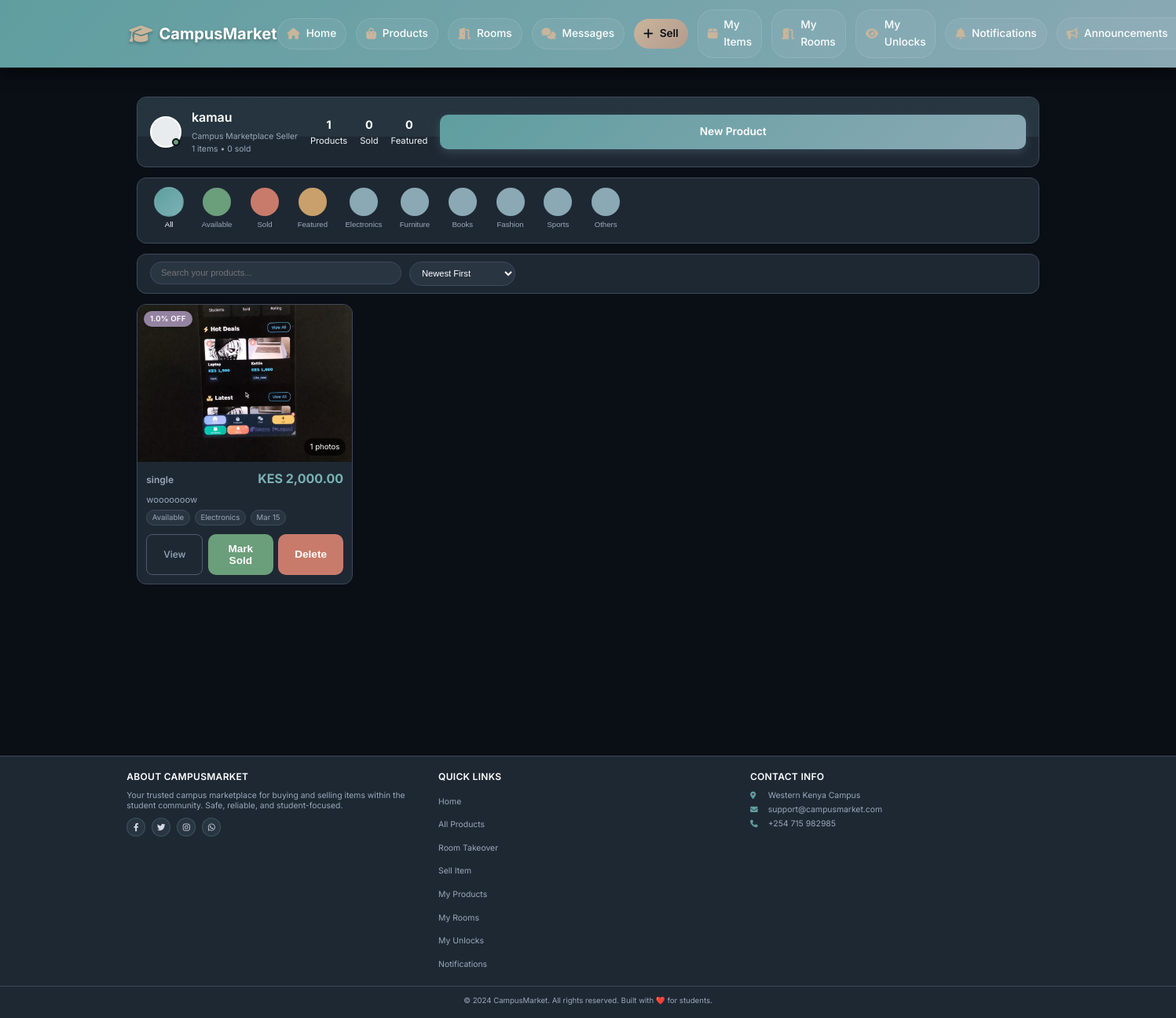
/my-products (signed in), run on the app's committed database.
### app/models.py (models this page shows, shortened)
class User(UserMixin, db.Model):
    __tablename__ = 'users'
    id = db.Column(db.Integer, primary_key=True)
    username = db.Column(db.String(80), unique=True, nullable=False)
    email = db.Column(db.String(120), unique=True, nullable=False)
    password_hash = db.Column(db.String(128))
    phone = db.Column(db.String(20))
    created_at = db.Column(db.DateTime, default=datetime.utcnow)
    google_id = db.Column(db.String(100), unique=True, nullable=True)
    profile_picture = db.Column(db.String(500), nullable=True)
    products = db.relationship('Product',
        foreign_keys='Product.seller_id',
        back_populates='seller',
        lazy=True
    )
    payments = db.relationship('Payment',
        back_populates='payment_user',
        lazy=True
    )
    phone_number = db.Column(db.String(20))
    campus_location = db.Column(db.String(100))
    hostel_name = db.Column(db.String(100))
    hostel_room = db.Column(db.String(20))
    whatsapp_number = db.Column(db.String(20))
    show_contact_details = db.Column(db.Boolean, default=True)
    contact_preference = db.Column(db.String(20), default='whatsapp')
    is_admin = db.Column(db.Boolean, default=False)
    conversations_as_buyer = db.relationship('Chat',
        foreign_keys='Chat.buyer_id',
        back_populates='buyer',
        lazy=True,
        cascade='all, delete-orphan'
    )
    conversations_as_seller = db.relationship('Chat',
        foreign_keys='Chat.seller_id',
        back_populates='seller',
        lazy=True,
        cascade='all, delete-orphan'
    )
    sent_messages = db.relationship('Message',
        foreign_keys='Message.sender_id',
        back_populates='sender',
        lazy=True,
        cascade='all, delete-orphan'
    )
    sent_offers = db.relationship('Offer',
        foreign_keys='Offer.buyer_id',
        back_populates='offer_buyer',
        lazy=True
    )
    received_offers = db.relationship('Offer',
        foreign_keys='Offer.seller_id',
        back_populates='offer_seller',
        lazy=True
    )

class Category(db.Model):
    __tablename__ = 'categories'
    id = db.Column(db.Integer, primary_key=True)
    name = db.Column(db.String(100), nullable=False)
    description = db.Column(db.Text)
    products = db.relationship('Product', back_populates='category', lazy=True)

class Product(db.Model):
    __tablename__ = 'products'
    id = db.Column(db.Integer, primary_key=True)
    title = db.Column(db.String(100), nullable=False)
    description = db.Column(db.Text)
    price = db.Column(db.Float, nullable=False)
    condition = db.Column(db.String(20))
    contact_info = db.Column(db.Text)
    is_fast_moving = db.Column(db.Boolean, default=False)
    is_active = db.Column(db.Boolean, default=True)
    is_sold = db.Column(db.Boolean, default=False)
    Token = db.Column(db.Float, nullable=False)
    category_id = db.Column(db.Integer, db.ForeignKey('categories.id'), nullable=False)
    seller_id = db.Column(db.Integer, db.ForeignKey('users.id'), nullable=False)
    image_group_id = db.Column(db.Integer, db.ForeignKey('product_image_groups.id'), nullable=True)
    created_at = db.Column(db.DateTime, default=datetime.utcnow)
    updated_at = db.Column(db.DateTime, default=datetime.utcnow, onupdate=datetime.utcnow)
    hostel_name = db.Column(db.String(100), nullable=False, default='')
    location = db.Column(db.String(100), nullable=False, default='')
    leave_date = db.Column(db.DateTime, nullable=False, default=datetime.utcnow)
    room_type = db.Column(db.String(20), default='single')
    deposit = db.Column(db.Float, default=0)
    commission_percentage = db.Column(db.Float, default=0)
    is_commission_listing = db.Column(db.Boolean, default=False)
    status = db.Column(db.String(20), default='available')
    agreement_user_id = db.Column(db.Integer, db.ForeignKey('users.id'), nullable=True)
    agreement_expires_at = db.Column(db.DateTime, nullable=True)
    booked_at = db.Column(db.DateTime, nullable=True)
    total_unlocks = db.Column(db.Integer, default=0)
    last_interest_update = db.Column(db.DateTime, default=datetime.utcnow)
    payments = db.relationship('Payment', back_populates='product', lazy=True, cascade="all, delete-orphan")
    chats = db.relationship('Chat', back_populates='product', lazy=True, cascade='all, delete-orphan')
    offers = db.relationship('Offer', back_populates='product', lazy=True, cascade='all, delete-orphan')
    unlocks = db.relationship(
    'ProductUnlock',
    back_populates='product',
    cascade='all, delete-orphan'
)
    notifications = db.relationship(
    'Notification',
    back_populates='product',
    cascade='all, delete-orphan'
)
    agreement_user = db.relationship('User', foreign_keys=[agreement_user_id])
    category = db.relationship('Category', back_populates='products')
    seller = db.relationship('User', foreign_keys=[seller_id], back_populates='products')
    image_group = db.relationship('ProductImageGroup', back_populates='product')
    @property
    def image(self):
        if self.image_group and self.image_group.images:
            return self.image_group.images[0].filename
        return None
    @property
    def images(self):
        if self.image_group:
            return self.image_group.images
        return []

class ProductImage(db.Model):
    __tablename__ = 'product_images'
    id = db.Column(db.Integer, primary_key=True)
    filename = db.Column(db.String(255), nullable=False)
    filepath = db.Column(db.String(500), nullable=False)
    uploaded_at = db.Column(db.DateTime, default=datetime.utcnow)
    group_id = db.Column(db.Integer, db.ForeignKey('product_image_groups.id'))
    group = db.relationship('ProductImageGroup', back_populates='images')

### app/products/routes.py (the view)
@products_bp.route('/my-products')
@cache.cached(timeout=60)
@login_required
def my_products_list():
    products = Product.query.filter_by(seller_id=current_user.id).order_by(Product.created_at.desc()).all()
    categories = Category.query.all()
    return render_template('products/my_products.html', products=products, categories=categories)

### app/templates/products/my_products.html (shortened to what this page needs)
{% extends "base.html" %}
{% block content %}
<div class="my-products-container">
    <div class="profile-header">
        <div class="header-background"></div>
        <div class="header-content">
            <div class="profile-main">
                <div class="profile-avatar">
                    <div class="avatar-circle"></div>
                    <div class="online-indicator"></div>
                </div>
                <div class="profile-details">
                    <h1 class="profile-name">{{ current_user.username }}</h1>
                    <div class="profile-bio">
                        <p>Campus Marketplace Seller</p>
                        <p>{{ products|length }} items • {{ products|selectattr('is_sold')|list|length }} sold</p>
                    </div>
                </div>
            </div>
            <div class="profile-stats">
                <div class="stat">
                    <span class="stat-number">{{ products|length }}</span>
                    <span class="stat-label">Products</span>
                </div>
                <div class="stat">
                    <span class="stat-number">{{ products|selectattr('is_sold')|list|length }}</span>
                    <span class="stat-label">Sold</span>
                </div>
                <div class="stat">
                    <span class="stat-number">{{ products|selectattr('is_fast_moving')|list|length }}</span>
                    <span class="stat-label">Featured</span>
                </div>
            </div>
            <a href="{{ url_for('products.create_product') }}" class="btn btn-primary add-product-btn">
                New Product
            </a>
        </div>
    </div>
    <div class="filter-tabs">
        <div class="filter-scroll">
            <button class="filter-btn active" data-filter="all">
                <div class="filter-circle all-circle"></div>
                <span>All</span>
            </button>
            <button class="filter-btn" data-filter="available">
                <div class="filter-circle available-circle"></div>
                <span>Available</span>
            </button>
            <button class="filter-btn" data-filter="sold">
                <div class="filter-circle sold-circle"></div>
                <span>Sold</span>
            </button>
            <button class="filter-btn" data-filter="featured">
                <div class="filter-circle featured-circle"></div>
                <span>Featured</span>
            </button>
            {% for category in categories %}
            <button class="filter-btn" data-filter="{{ category.name }}">
                <div class="filter-circle category-circle"></div>
                <span>{{ category.name }}</span>
            </button>
            {% endfor %}
        </div>
    </div>
    <div class="search-sort-bar">
        <div class="search-container">
            <input type="text" id="searchInput" placeholder="Search your products...">
        </div>
        <div class="sort-container">
            <select id="sortSelect" class="sort-select">
                <option value="newest">Newest First</option>
            </select>
        </div>
    </div>
    <div class="products-section">
        {% if products %}
            <div class="products-grid" id="productsGrid">
                {% for product in products %}
                    <div class="product-card"
                         data-status="{{ 'sold' if product.is_sold else 'available' }}"
                         data-category="{{ product.category.name if product.category else 'Other' }}"
                         data-featured="{{ 'true' if product.is_fast_moving else 'false' }}"
                         data-name="{{ product.title.lower() }}"
                         data-price="{{ product.price }}"
                         data-date="{{ product.created_at.timestamp() }}"
                         data-product-id="{{ product.id }}">
                        <div class="product-image-section" onclick="openImageGallery({{ product.id }}, [
                            {% if product.image %}
                                '{{ url_for('static', filename='uploads/product_images/' + product.image) }}'
                                {% if product.images %}
                                    {% for img in product.images %}
                                        , '{{ url_for('static', filename='uploads/product_images/' + img.filename) }}'
                                    {% endfor %}
                                {% endif %}
                            {% endif %}
                        ])">
                            {% if product.image %}
                                <img src="{{ url_for('static', filename='uploads/product_images/' + product.image) }}"
                                     alt="{{ product.title }}"
                                     class="product-image"
                                     onerror="this.style.display='none'; this.nextElementSibling.style.display='flex';">
                            {% endif %}
                            <div class="product-badges">
                                {% if product.Token and product.Token > 0 %}
                                <div class="badge discount">
                                    <span>{{ product.Token }}% OFF</span>
                                </div>
                                {% endif %}
                            </div>
                            {% if product.images %}
                            <div class="multiple-images-indicator">
                                <span>{{ product.images|length }} photos</span>
                            </div>
                            {% endif %}
                        </div>
                        <div class="product-content">
                            <div class="product-header">
                                <h3 class="product-title">{{ product.title }}</h3>
                                <div class="product-price">KES {{ "{:,.2f}".format(product.price) }}</div>
                            </div>
                            <p class="product-description">
                                {{ product.description[:120] }}{% if product.description|length > 120 %}...{% endif %}
                            </p>
                            <div class="product-meta">
                                <span class="meta-item">{{ product.condition|replace('_', ' ')|title }}</span>
                                <span class="meta-item">{{ product.category.name if product.category else 'General' }}</span>
                                <span class="meta-item">{{ product.created_at.strftime('%b %d') }}</span>
                            </div>
                            <div class="product-actions">
                                <a href="{{ url_for('products.view_product', product_id=product.id) }}" class="btn btn-view">View</a>
                                {% if not product.is_sold %}
                                <button class="btn btn-mark-sold" onclick="markAsSold({{ product.id }})">Mark Sold</button>
                                {% endif %}
                                <button class="btn btn-delete" onclick="deleteProduct({{ product.id }})">Delete</button>
                            </div>
                        </div>
                    </div>
                {% endfor %}
            </div>
        {% endif %}
    </div>
</div>
{% endblock %}

### data on the page
User: username "kamau"
Category: name "Electronics"
Category: name "Furniture"
Category: name "Books"
Category: name "Fashion"
Category: name "Sports"
Category: name "Others"
Product: filename (picture), Token "1.0", images|length "1", title "single", price "2,000.00", description "wooooooow", condition "Available", category "Electronics", created_at "Mar 15"

### other printed values
{{ products|length }} "1"
{{ products|selectattr('is_sold')|list|length }} "0"
{{ products|selectattr('is_fast_moving')|list|length }} "0"
